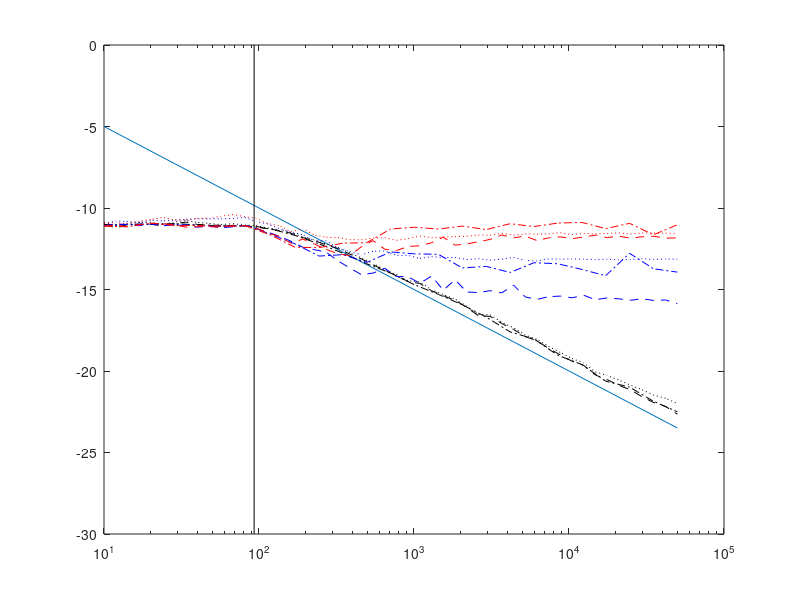

Source code (MATLAB): (Note: this script raises an error after producing the figure.)
load('AP_it_Mw.mat');
load('cvx_Mw.mat');
load('linprog_Mw.mat');


Nsrc =[20 60 80 96];
Mw=round(logspace(log10(10),log10(50000),50));
Mw2=round(logspace(log10(10),log10(50000),25));

figure
x=[10 50000];
semilogx(x,10*log10(1./sqrt(x)))
hold on

C = ['k','b','r'];
j=1;
for i=[ 1 3 4]

    semilogx(Mw,10*log10(err_cvx(i,:)),'color',C(j),'linestyle','--');
    semilogx(Mw,10*log10(err_it(i,:)),'color',C(j),'linestyle',':');
    semilogx(Mw2,10*log10(err_linprog(i,:)),'color',C(j),'linestyle','-.');
   j=j+1; 
end   

l=line([93 93],[-30 0],'color','black');
l.Color(4)=0.3;
legend('$1/\sqrt{M_w}$','Hald','Basic AP','Dougherty','location','southwest');
set(legend,'Box','off')
text(6*10^4, -22,'R=20')
text(6*10^4,-14,'R=80','color', C(2))
text(6*10^4,-11.5,'R=93','color', C(3))
xlim([Mw(1) 3*10^5])
ylim([-22.5 -10])
xlabel('Number of snapshots $M_w$')
ylabel('Relative error on diag(${S_p}$) (dB)')
plot_fig(gcf,11,8.5)
